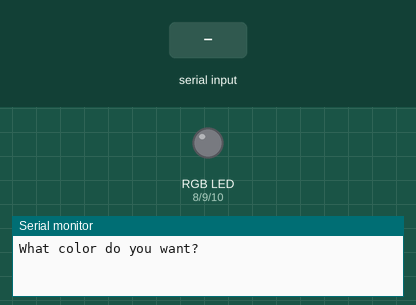
Simulated run of this sketch. Board: Arduino Uno, built with avr-gcc and run on an emulated ATmega328P. On the bench: an RGB LED mixed from three pins (HIGH = lit), the last lines printed to the serial monitor. Inputs (shaded band) come from the test bench.

Above: at 1.2 s.
1.3 s: "red" received over Serial
At 3.5 s:
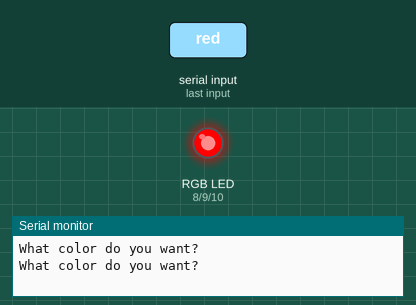
3.8 s: "green" received over Serial
At 5.5 s:
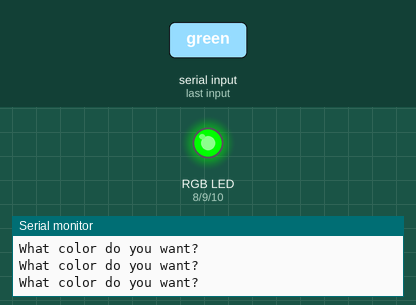
6.3 s: "blue" received over Serial
At 8.5 s:
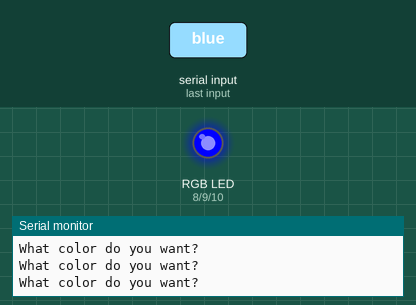
8.8 s: "aqua" received over Serial
At 10.5 s:
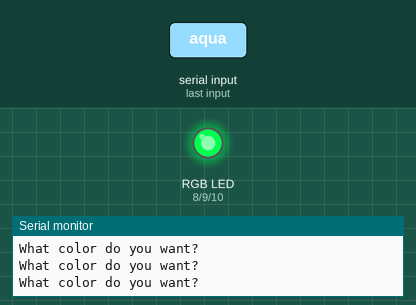
11.3 s: "yellow" received over Serial
At 13.5 s:
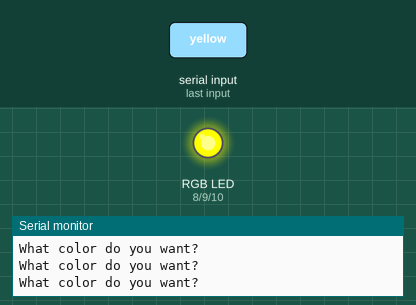
13.8 s: "white" received over Serial
At 15.6 s:
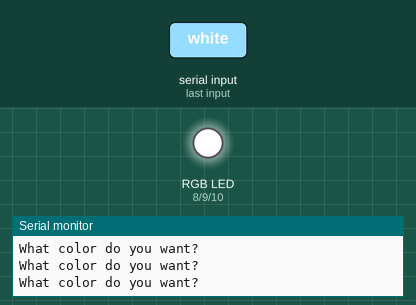
Timing chart, 0 to 17.1 s (numbered marks = the images above; inputs shaded):
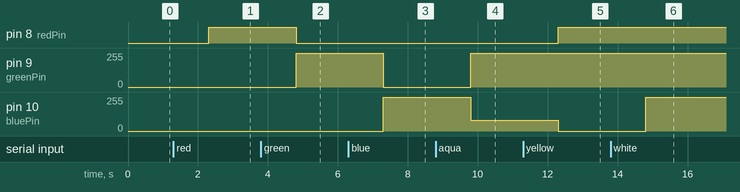

The sketch:

20.rgb_led.ino
```cpp
// 4 Pins of RGB LED
// from shortest to longest
// blue green red GND

int redPin = 8;
int greenPin = 9;
int bluePin = 10;

String myColor;
String msg = "What color do you want? ";

void setup() {
  // put your setup code here, to run once:
  pinMode(redPin, HIGH);
  pinMode(greenPin, HIGH);
  pinMode(bluePin, HIGH);

  Serial.begin(9600);

}

void loop() {
  // put your main code here, to run repeatedly:
  Serial.println(msg);

  while(Serial.available() == 0 ){}

  myColor = Serial.readString();

  if(myColor == "red"){
    digitalWrite(redPin, HIGH);
    digitalWrite(greenPin, LOW);
    digitalWrite(bluePin, LOW);
  }
  else if(myColor == "green"){
    digitalWrite(redPin, LOW);
    digitalWrite(greenPin, HIGH);
    digitalWrite(bluePin, LOW);
  }
  else if(myColor == "blue"){
    digitalWrite(redPin, LOW);
    digitalWrite(greenPin, LOW);
    digitalWrite(bluePin, HIGH);
  }
  else if(myColor == "off"){
    digitalWrite(redPin, LOW);
    digitalWrite(greenPin, LOW);
    digitalWrite(bluePin, LOW);
  }
  else if(myColor == "aqua"){
    digitalWrite(redPin, LOW);
    analogWrite(greenPin, 255);
    analogWrite(bluePin, 80);
  }
  else if(myColor == "yellow"){
    analogWrite(redPin, 255);
    analogWrite(greenPin, 255);
    analogWrite(bluePin, 0);
  }
  else if(myColor == "white"){
    analogWrite(redPin, 250);
    analogWrite(greenPin, 253);
    analogWrite(bluePin, 255);
  }


}
```

Measured:
- after the input at 1.3 s, pin 8 (redPin): LOW → HIGH after 1.0 s
- after the input at 3.8 s, pin 8 (redPin): HIGH → LOW after 1.0 s; pin 9 (greenPin): 0/255 → 255/255 after 1.0 s
- after the input at 6.3 s, pin 9 (greenPin): 255/255 → 0/255 after 1.0 s; pin 10 (bluePin): 0/255 → 255/255 after 1.0 s
- after the input at 8.8 s, pin 9 (greenPin): 0/255 → 255/255 after 1.0 s; pin 10 (bluePin): 255/255 → 80/255 after 1.0 s
- after the input at 11.3 s, pin 8 (redPin): LOW → HIGH after 1.0 s; pin 10 (bluePin): 80/255 → 0/255 after 1.0 s
- after the input at 13.8 s, pin 9 (greenPin): 255/255 → 253/255 after 1.0 s; pin 10 (bluePin): 0/255 → 255/255 after 1.0 s
